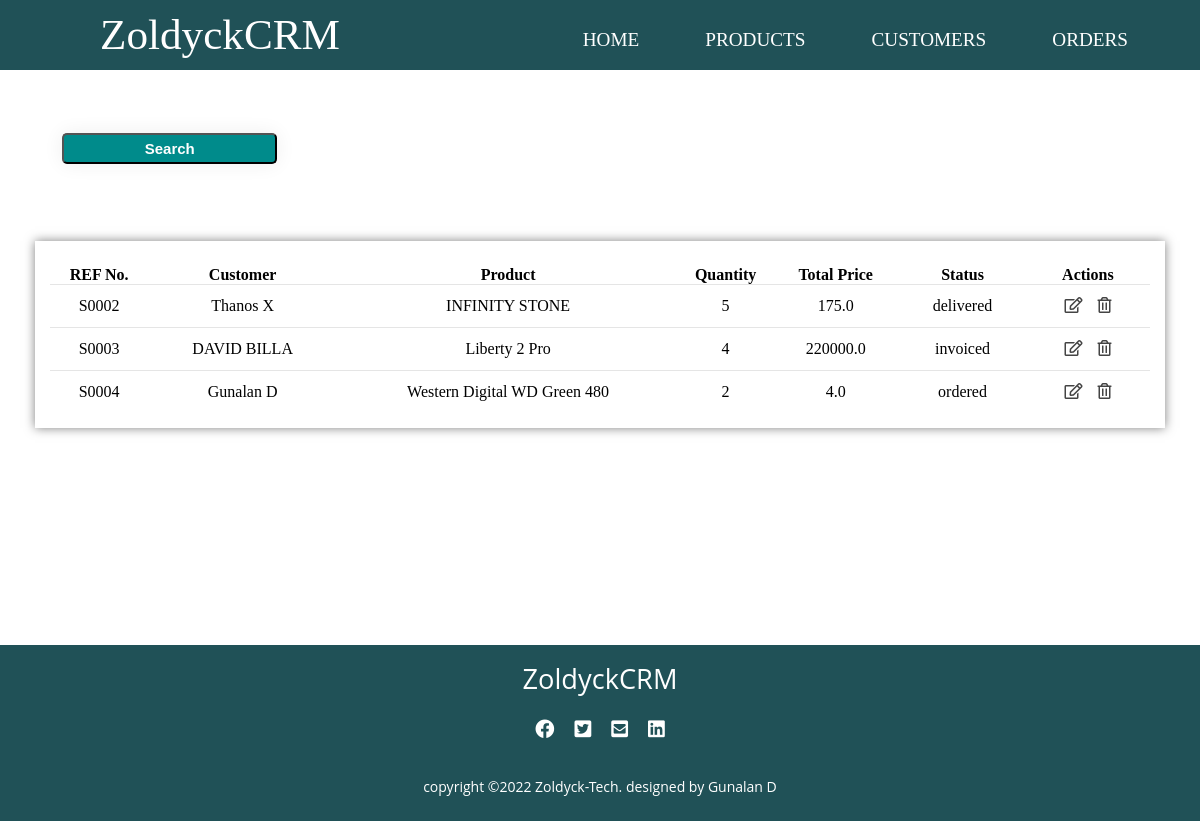
Screenshot of /orders/ with the database file from the repository.
### accounts/models.py (models this page shows, shortened)
class SaleOrder(models.Model):
    STATUS = (
        ('quotation', 'Quotation'),
        ('ordered', 'Ordered'),
        ('pending', 'Pending'),
        ('delivered', 'Delivered'),
        ('cancelled', 'Cancelled'),
        ('invoiced', 'Invoiced'),
    )
    sale_order_referencenumber = models.CharField(max_length=200, null= True)
    sale_order_customer = models.ForeignKey(Customer, on_delete=models.SET_NULL, null= True) # added a realtionship between the two models
    sale_order_product =  models.ForeignKey(Product, on_delete=models.SET_NULL, null= True)
    sale_order_quantity = models.IntegerField(null= True)
    sale_order_total_price = models.FloatField(null= True)
    status = models.CharField(max_length=200, null= True , choices=STATUS, default='quotation')
    sale_order_date = models.DateTimeField(auto_now_add=True , null= True)

class Customer(models.Model):
    customer_pic = models.ImageField(upload_to='customer_pics/', blank=True)
    customer_name = models.CharField(max_length=50, null= True)
    customer_email = models.CharField(max_length=200 , null= True)
    customer_mobile = models.CharField(max_length=50 , null= True)
    date_created = models.DateTimeField(auto_now_add=True , null= True)
    def __str__(self):
        return self.customer_name

class Product(models.Model):
    CATEGORIES = (
        ('service', 'Service'),
        ('stockable', 'Stockable'),
    )
    product_name = models.CharField(max_length=200, null= True)
    product_price = models.FloatField(null= True)
    product_category = models.CharField(max_length=200, null= True , choices=CATEGORIES)
    product_description = models.CharField(max_length=200, null= True)
    date_created = models.DateTimeField(auto_now_add=True , null= True)
    product_tag = models.ManyToManyField(ProductTag ,blank=True, null=True)
    def __str__(self):
        return self.product_name

### accounts/views.py (the view)
# urls.py: path('orders/', views.total_orders, name='orders'),
def total_orders(request):
    orders = SaleOrder.objects.all()
    context = {
        'orders': orders
    }
    return render(request, 'accounts/orders.html',context)

### accounts/templates/accounts/orders.html
{% extends 'accounts/layout.html'%}
{% block content %}
<section>
    <div class="main">
        <div class="product-tables">
            <div class="button">
                <button class="crt-ser"><a href="">Search</a></button>
            </div>
            <div class="latest-products">
                <table class="cus-prod-customers">
                    <thead>
                        <tr>
                            <th>REF No.</th>
                            <th>Customer</th>
                            <th>Product</th>
                            <th>Quantity</th>
                            <th>Total Price</th>
                            <th>Status</th>
                            <th>Actions</th>
                        </tr>
                    </thead>
                    <tbody>
                        {% for ord in orders %}
                        <tr>
                             <td>{{ ord.sale_order_referencenumber  }}</td>
                             <td>{{ ord.sale_order_customer }}</td>
                             <td>{{ ord.sale_order_product  }}</td>
                             <td>{{ ord.sale_order_quantity }}</td>
                             <td>{{ ord.sale_order_total_price  }}</td>
                             <td>{{ ord.status  }}</td>
                            <td>
                                <i class="far fa-edit"></i>
                                <i class="far fa-trash-alt"></i>
                            </td>
                        </tr>
                        {% endfor %}
                    </tbody>
                </table>
            </div>
        </div>
    </div>
</section>
{% endblock %}

### accounts/static/css/main.css (style rules this page uses)
* { margin: 0; padding: 0; box-sizing: border-box; text-decoration: none; }
body { font-family: Candara; }
table { margin-top: 10px; width: 100%; border-collapse: collapse; text-align: center; }
table tr { border-bottom: 1px solid rgba(0,0,0,0.1) }
td { padding: 12px; }
table tbody tr:last-child { border-bottom: none; }
td i { color: #444; cursor: pointer; padding: 0 5.5px; }
.product-tables { width:100%; display: grid; grid-template-columns: repeat(1, 1fr); padding: 25px 35px; grid-gap: 30px; align-items: self-start; }
.latest-products { background: #fff; padding: 15px; width: 100%; box-shadow: 0px 0px 10px rgba(0,0,0,0.5); }
.crt-ser { background: #fff; padding: 5px 5px; width: 20%; box-shadow: 0 0 20px #eee; border-radius: 5px; margin-bottom: 20px; transition: 0.5s; background: darkcyan; margin-right: 100px; }
.crt-ser a { color: #ffff; text-decoration: none; font-size: 15px; font-weight: bolder; }
.button { margin: 1.7rem; }

### rows the page displays
SaleOrder: sale_order_referencenumber "S0002", sale_order_customer "Thanos X", sale_order_product "INFINITY STONE", sale_order_quantity "5", sale_order_total_price "175.0", status "delivered"
SaleOrder: sale_order_referencenumber "S0003", sale_order_customer "DAVID BILLA", sale_order_product "Liberty 2 Pro", sale_order_quantity "4", sale_order_total_price "220000.0", status "invoiced"
SaleOrder: sale_order_referencenumber "S0004", sale_order_customer "Gunalan D", sale_order_product "Western Digital WD Green 480", sale_order_quantity "2", sale_order_total_price "4.0", status "ordered"
